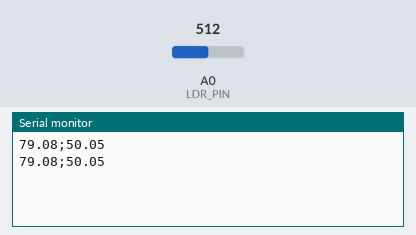
Bench run of a sketch on a simulated Arduino Uno, built with avr-gcc and run on an emulated ATmega328P. Parts: the last lines printed to the serial monitor. Inputs (shaded band) come from the test bench; at power-on: A0 (LDR_PIN) = 512.

Above: at 1.8 s.
1.9 s: A0 (LDR_PIN) set to 1005
At 2.8 s:
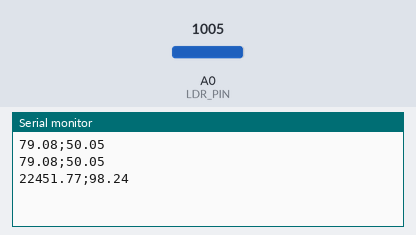
3.4 s: A0 (LDR_PIN) set to 1023
At 4.8 s:
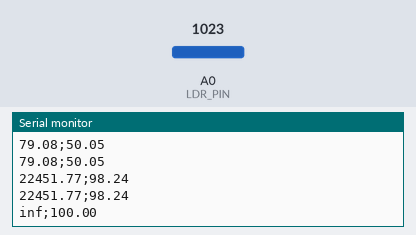

The sketch:

codigoArduino.ino
```cpp
/*
 *  LDR Lux Meter
 *
 *  This sketch calculates the lux from a voltage reading
 *
 *  The hardware connected to Analog Pin 0 should be a voltage divider circuit between an LDR and a
 *  resistor (nominally 5kohm).  The resistor should be connected to ground and the LDR should be
 *  connected to 5V.  The point in between should be connected to Analog Pin 0.
 *  1) Calculate voltage based on reading
 *  2) Calculate resistance of LDR based on voltage
 *  3) Calculate the lux that must be falling on LDR based on the resistance
 *
 *  The lux reading is then output to an Adafruit LCD shield.
 *  Created Dec. 4, 2015
 *  By David Williams
*/

// These constants, define values needed for the LDR readings and ADC
#define LDR_PIN                   0
#define MAX_ADC_READING           1023
#define ADC_REF_VOLTAGE           5.0
#define REF_RESISTANCE            5030  // measure this for best results
#define LUX_CALC_SCALAR           12518931
#define LUX_CALC_EXPONENT         -1.405

/**************************************************************************/
/*
    Arduino setup function (automatically called at startup)
*/
/**************************************************************************/

void setup(void)
{
  Serial.begin(9600);
}

/**************************************************************************/
void loop(void)
{

  int   ldrRawData;
  float resistorVoltage, ldrVoltage;
  float ldrResistance;
  float ldrLux;

  float lumiPor = 0;

  // Perform the analog to digital conversion
  ldrRawData = analogRead(LDR_PIN);

  // RESISTOR VOLTAGE_CONVERSION
  // Convert the raw digital data back to the voltage that was measured on the analog pin
  resistorVoltage = (float)ldrRawData / MAX_ADC_READING * ADC_REF_VOLTAGE;

  // voltage across the LDR is the 5V supply minus the 5k resistor voltage
  ldrVoltage = ADC_REF_VOLTAGE - resistorVoltage;

  // LDR_RESISTANCE_CONVERSION
  // resistance that the LDR would have for that voltage
  ldrResistance = ldrVoltage/resistorVoltage * REF_RESISTANCE;

  // LDR_LUX
  // Change the code below to the proper conversion from ldrResistance to
  // ldrLux
  ldrLux = LUX_CALC_SCALAR * pow(ldrResistance, LUX_CALC_EXPONENT);

  lumiPor = ldrRawData / 1023.0 * 100.0; // Transformando em porcentagem

  Serial.println("");
  Serial.print(ldrLux);
  Serial.print(';');
  Serial.print(lumiPor);

  delay(1000);
}
```

Measured:
- the behaviour switches between 1022 and 1023 on A0 (LDR_PIN) (found by bisection; images 1 and 2)
- after the input at 1.9 s, the serial monitor: prints a new line after 0.11 s (image 1)
- after the input at 3.4 s, the serial monitor: prints a new line after 0.61 s (image 2)
